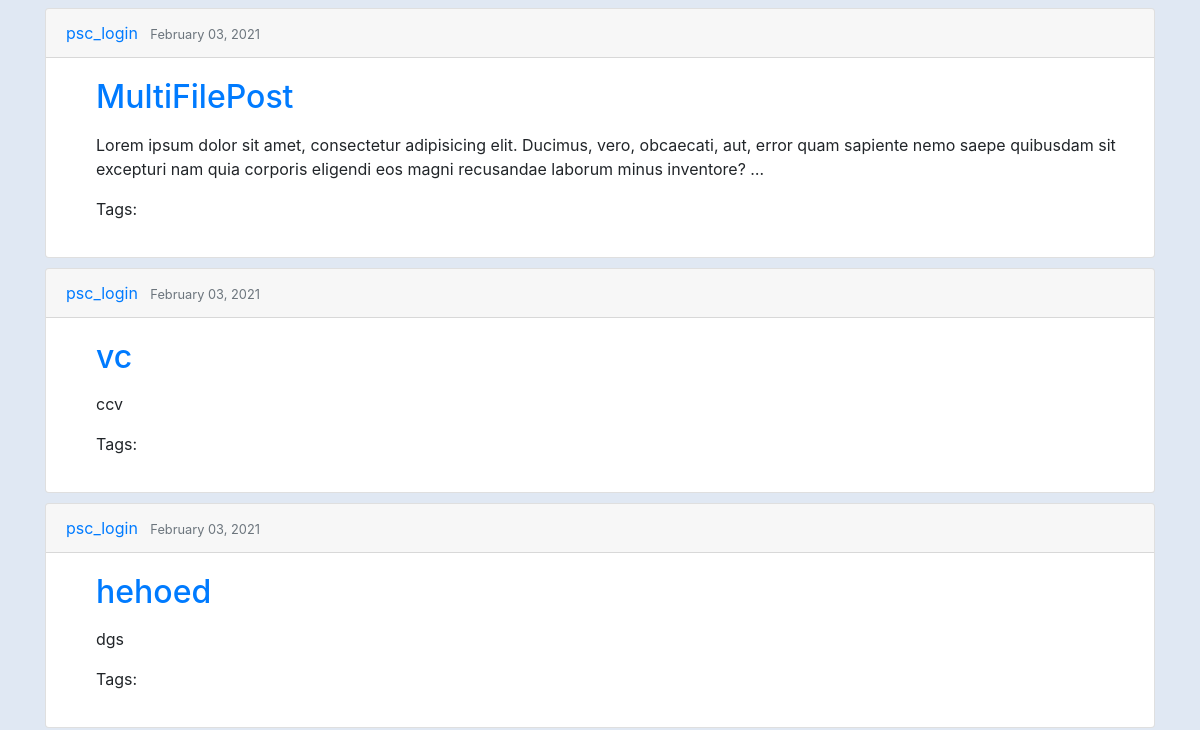
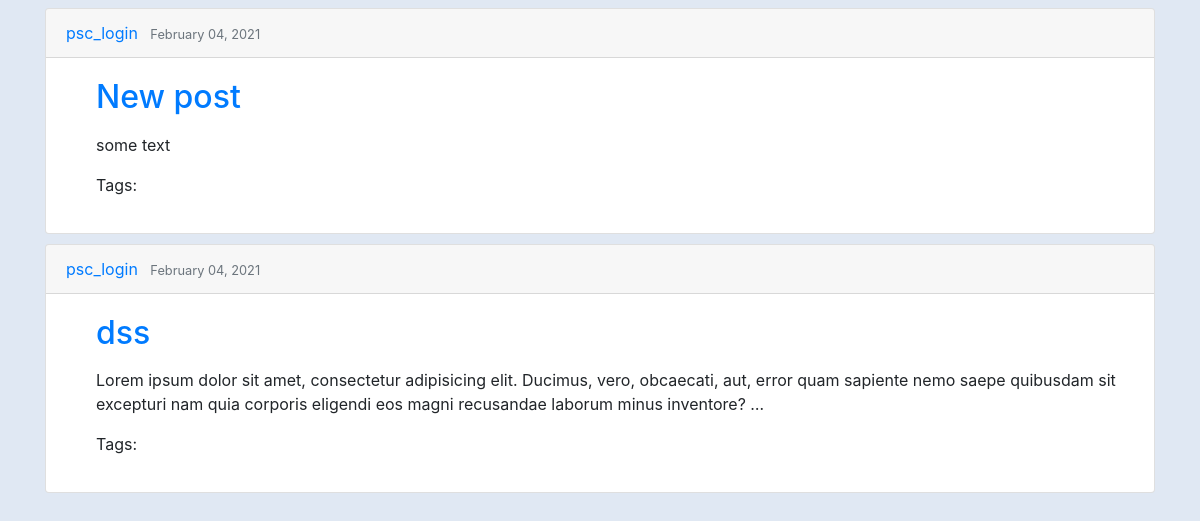
Page /departments/1/1 (lower part) on the earlier database version (2 pictures, top to bottom).
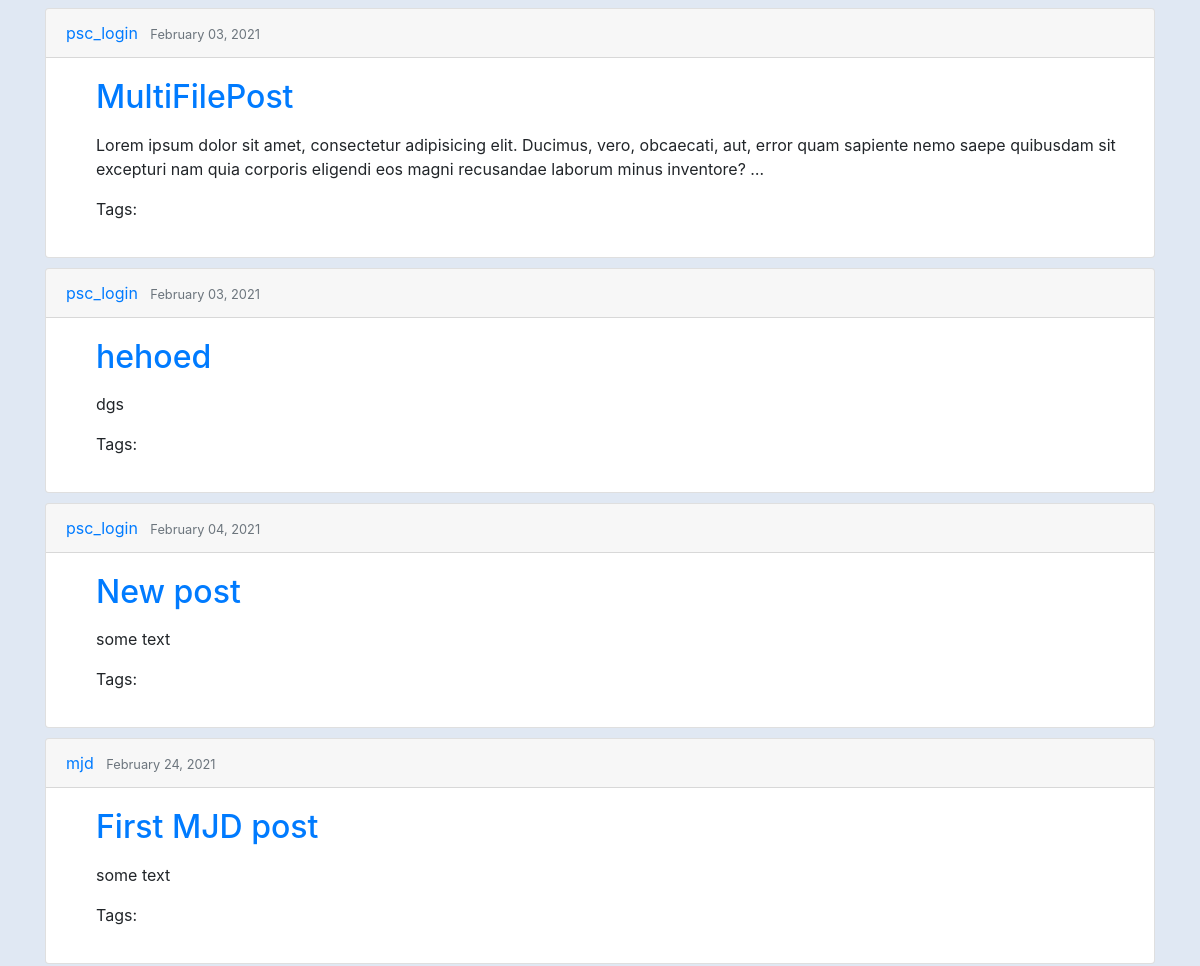
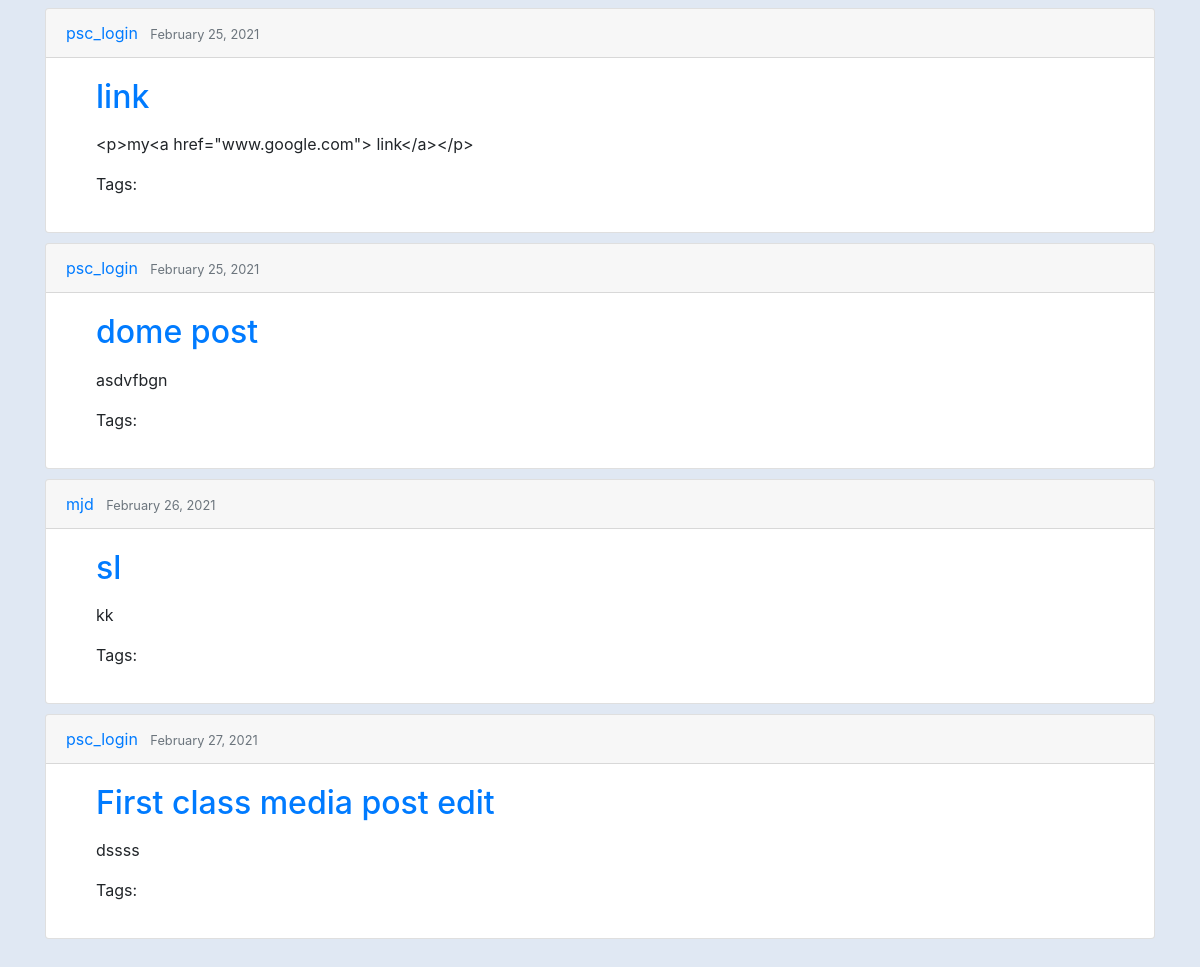
Same page on the later database version (2 pictures, top to bottom).
### forum/models.py (models this page shows, shortened)
class Post(models.Model):
    STATUS_CHOICES = (
        ('draft', 'Draft'),
        ('published', 'Published'),
    )
    subject_name = models.ForeignKey(Subject, on_delete=models.CASCADE, related_name='posts', default=1)
    title = models.CharField(max_length=250)
    slug = models.SlugField(max_length=250, unique_for_date='publish')
    author = models.ForeignKey(User, on_delete=models.CASCADE, related_name='blog_posts')
    body = models.TextField()
    publish = models.DateTimeField(default=timezone.now)
    created = models.DateTimeField(auto_now_add=True)
    updated = models.DateTimeField(auto_now=True)
    status = models.CharField(max_length=10,choices=STATUS_CHOICES, default='draft')
    objects = models.Manager() #default manager
    published = PublishedManager() #Custome manager
    class Meta:
        ordering = ('-publish',)
    def get_absolute_url(self):
        return reverse('forum:post_detail',
                        args=[self.pk, self.slug])

### forum/views.py (the view)
# urls.py: path('departments/<int:dept_id>/<int:subject_name_id>', views.post_subject_dept, name='post_by_subject'),
def post_subject_dept(request, dept_id, subject_name_id):
    all_subject_dept_id = [s.department_name_id for s in Subject.objects.all()]
    if dept_id in all_subject_dept_id:
        match_post = Post.objects.raw(
                                ''' SELECT *
                                    FROM forum_post
                                    WHERE subject_name_id = %s
                                ''', [subject_name_id])
        list_post_by_subject = []
        for post_list in match_post:
            list_post_by_subject.append(post_list)
            context = {'posts_by_subjects' : list_post_by_subject}
        return render(request, 'forum/discussion.html', context)
    else:
        return HttpResponse('Subject does not exists!')

### forum/context_processors.py (called while the page is built)
def departments_contexts(request):
    departments = Department.objects.all()
    return {'departments': departments}

### forum/models.py (called while the page is built)
    def get_absolute_url(self):
        return reverse('forum:subject', kwargs={"dept_id" : self.id})

### forum/templates/forum/discussion.html (shortened to what this page needs)
{% extends "forum/base.html" %}
{% block content %}
<div class="container">
  {% for post in posts_by_subjects %}
  <div class="card" style="margin: 10px 0px 10px 0px;">
    <div class="card-header">
        <div class="article-metadata">
            <a class="mr-2" href="#">{{ post.author }}</a>
            <small class="text-muted">{{ post.publish|date:"F d, Y" }}</small>
        </div>
    </div>
    <div class="card-body fd" style="padding-left: 50px;">
        <h2>
            <a class="article-title" href="{{ post.get_absolute_url }}">{{ post.title }}</a>
        </h2>
      <p class="card-text">{{ post.body|truncatewords:30|linebreaks }}</p>
      <p class='tags'>Tags: {{ post.tags.all|join:", " }} </p>
    </div>
</div>
  {% endfor %}
</div>
{% endblock content %}

Differences in the rows shown:
removed Post: author "psc_login", publish "February 03, 2021", title "vc", body "ccv"
removed Post: author "psc_login", publish "February 04, 2021", title "dss", body "Lorem ipsum dolor sit amet, consectetur adipisicing elit. Ducimus, vero, obcaecati, aut, error quam sapiente nemo saepe quibusdam sit excepturi nam quia corporis eligendi eos magni recusandae laborum minus inventore? …"
added Post: author "mjd", publish "February 24, 2021", title "First MJD post", body "some text"
added Post: author "psc_login", publish "February 25, 2021", title "link", body "<p>my<a href=\"www.google.com\"> link</a></p>"
added Post: author "psc_login", publish "February 25, 2021", title "dome post", body "asdvfbgn"
added Post: author "mjd", publish "February 26, 2021", title "sl", body "kk"
added Post: author "psc_login", publish "February 27, 2021", title "First class media post edit", body "dssss"
